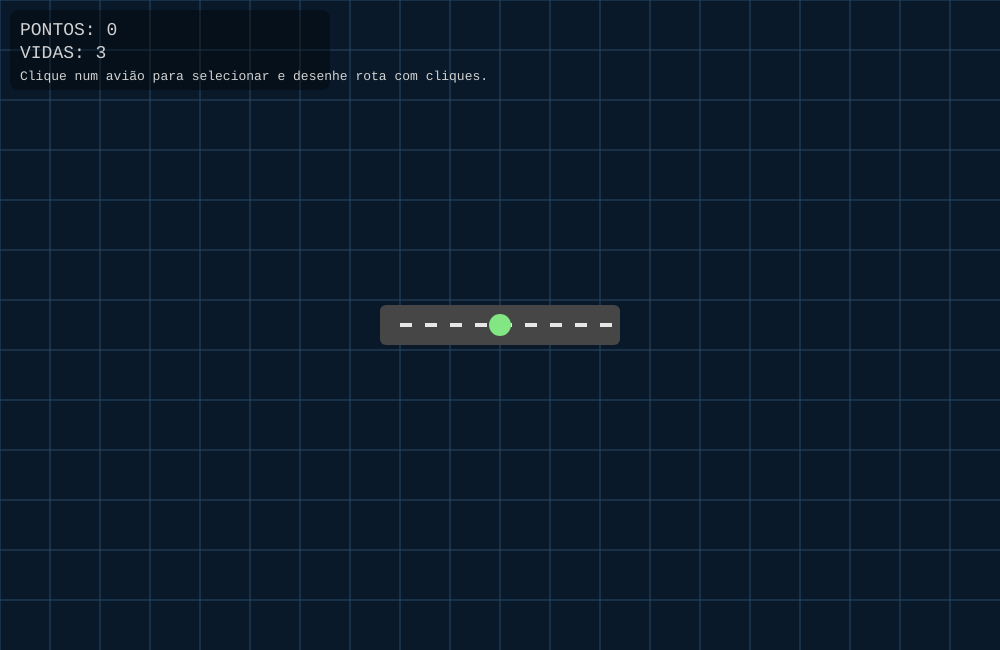
Frame 1 (no input)
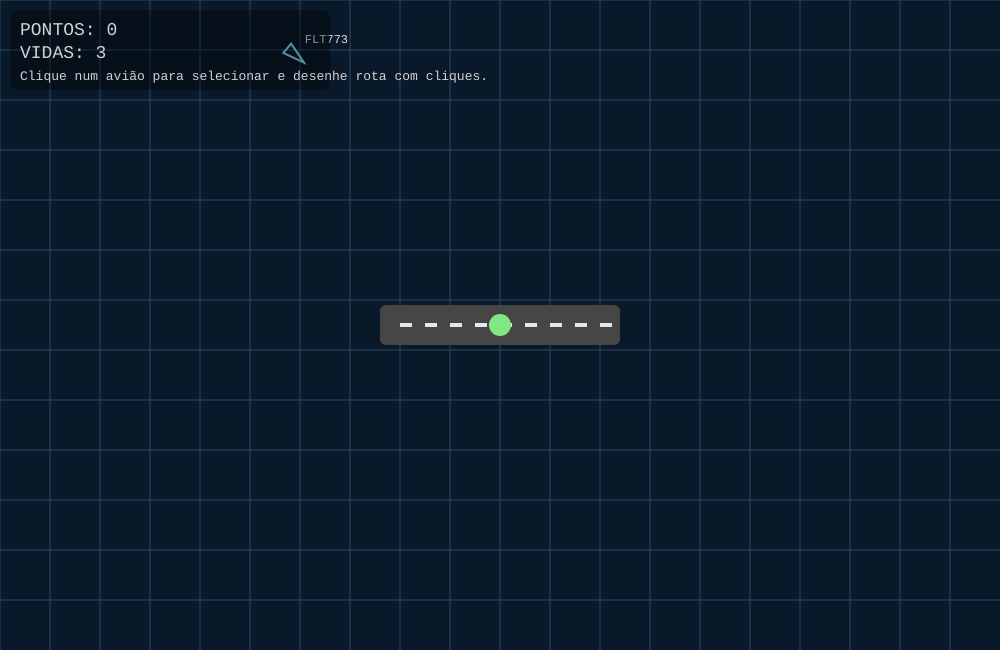
Frame 60 (no input)
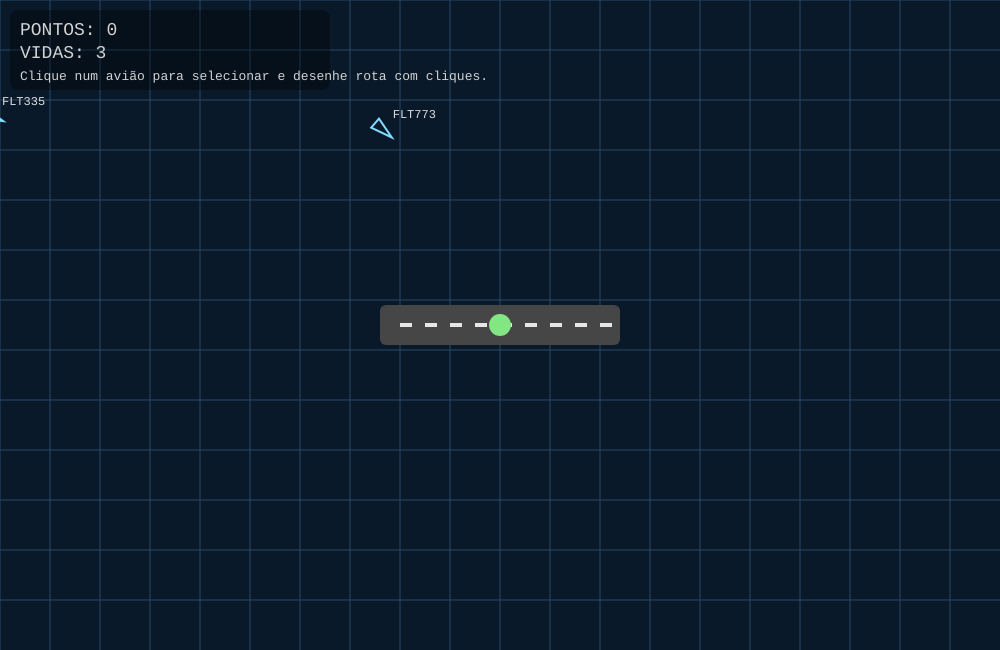
Frame 120 (the mouse pressed at the canvas centre since frame 60)

The p5.js sketch that drew these frames (run headless with seeded random() and noise() and a simulated clock; from frame 60 on, the mouse is pressed at the canvas centre):

// p5.js sketch
// ── sketch.js
const W = 1000;
const H = 650;

let planes = [];
let score = 0;
let lives = 3;
let gameOver = false;
let spawnTimer = 0;
let selectedPlane = null;

function setup() {
  createCanvas(W, H);
  textFont('monospace');
}

function draw() {
  background(10, 25, 42);
  drawGrid();
  drawRunway();

  if (!gameOver) {
    spawnTimer--;
    if (spawnTimer <= 0) {
      planes.push(createPlane());
      spawnTimer = int(random(90, 170));
    }
  }

  updatePlanes();
  checkCollisions();
  drawHUD();

  if (gameOver) {
    drawGameOver();
  }
}

function drawGrid() {
  stroke(40, 74, 102);
  strokeWeight(1);
  for (let x = 0; x < W; x += 50) line(x, 0, x, H);
  for (let y = 0; y < H; y += 50) line(0, y, W, y);
}

function drawRunway() {
  noStroke();
  fill(70);
  rect(W / 2 - 120, H / 2 - 20, 240, 40, 6);
  fill(230);
  for (let i = -100; i <= 100; i += 25) rect(W / 2 + i, H / 2 - 2, 12, 4);
  fill(130, 230, 130);
  ellipse(W / 2, H / 2, 22, 22);
}

function updatePlanes() {
  for (let i = planes.length - 1; i >= 0; i--) {
    const p = planes[i];
    if (!gameOver) {
      let desired = p.heading;
      if (p.path.length > 0) {
        const target = p.path[0];
        const ang = atan2(target.y - p.y, target.x - p.x);
        desired = degrees(ang);
        if (dist(p.x, p.y, target.x, target.y) < 14) p.path.shift();
      }

      p.heading = lerpAngle(p.heading, desired, 0.04);
      p.x += cos(radians(p.heading)) * p.speed;
      p.y += sin(radians(p.heading)) * p.speed;

      if (dist(p.x, p.y, W / 2, H / 2) < 20 && p.path.length === 0) {
        score += 10;
        planes.splice(i, 1);
        continue;
      }

      if (p.x < -50 || p.x > W + 50 || p.y < -50 || p.y > H + 50) {
        lives--;
        planes.splice(i, 1);
        if (lives <= 0) gameOver = true;
        continue;
      }
    }

    drawPlane(p);
    drawPath(p);
  }
}

function drawPlane(p) {
  push();
  translate(p.x, p.y);
  rotate(radians(p.heading));
  stroke(p === selectedPlane ? color(255, 235, 120) : color(130, 220, 255));
  strokeWeight(p === selectedPlane ? 3 : 2);
  noFill();
  triangle(-10, -6, -10, 6, 12, 0);
  pop();

  noStroke();
  fill(220);
  textSize(12);
  text(`${p.id}`, p.x + 10, p.y - 12);
}

function drawPath(p) {
  if (p.path.length === 0) return;
  noFill();
  stroke(255, 190, 70, 180);
  strokeWeight(1.5);
  beginShape();
  vertex(p.x, p.y);
  for (const pt of p.path) vertex(pt.x, pt.y);
  endShape();
}

function checkCollisions() {
  if (gameOver) return;
  for (let i = 0; i < planes.length; i++) {
    for (let j = i + 1; j < planes.length; j++) {
      if (dist(planes[i].x, planes[i].y, planes[j].x, planes[j].y) < 22) {
        gameOver = true;
        return;
      }
    }
  }
}

function drawHUD() {
  noStroke();
  fill(0, 90);
  rect(10, 10, 320, 80, 8);
  fill(210);
  textSize(18);
  text(`PONTOS: ${score}`, 20, 35);
  text(`VIDAS: ${lives}`, 20, 58);
  textSize(13);
  text('Clique num avião para selecionar e desenhe rota com cliques.', 20, 80);
}

function drawGameOver() {
  fill(0, 180);
  rect(0, 0, W, H);
  fill(255);
  textAlign(CENTER, CENTER);
  textSize(44);
  text('FIM DE JOGO', W / 2, H / 2 - 30);
  textSize(20);
  text(`Pontuação: ${score}  |  Pressione R para reiniciar`, W / 2, H / 2 + 20);
  textAlign(LEFT, BASELINE);
}

function createPlane() {
  const edge = int(random(4));
  let x, y;
  if (edge === 0) { x = -20; y = random(H); }
  if (edge === 1) { x = W + 20; y = random(H); }
  if (edge === 2) { x = random(W); y = -20; }
  if (edge === 3) { x = random(W); y = H + 20; }

  const targetAng = degrees(atan2(H / 2 - y, W / 2 - x));
  return {
    id: `FLT${int(random(100, 999))}`,
    x, y,
    heading: targetAng + random(-30, 30),
    speed: random(1.2, 2.1),
    path: []
  };
}

function mousePressed() {
  if (gameOver) return;
  let hit = null;
  for (const p of planes) {
    if (dist(mouseX, mouseY, p.x, p.y) < 16) {
      hit = p;
      break;
    }
  }

  if (hit) {
    selectedPlane = hit;
    if (keyIsDown(SHIFT)) selectedPlane.path = [];
    return;
  }

  if (selectedPlane) selectedPlane.path.push({ x: constrain(mouseX, 0, W), y: constrain(mouseY, 0, H) });
}

function keyPressed() {
  if (key === 'r' || key === 'R') {
    planes = [];
    score = 0;
    lives = 3;
    gameOver = false;
    selectedPlane = null;
    spawnTimer = 40;
  }
  if (key === 'c' || key === 'C') {
    if (selectedPlane) selectedPlane.path = [];
  }
}

function lerpAngle(a, b, t) {
  let diff = ((b - a + 540) % 360) - 180;
  return a + diff * t;
}
